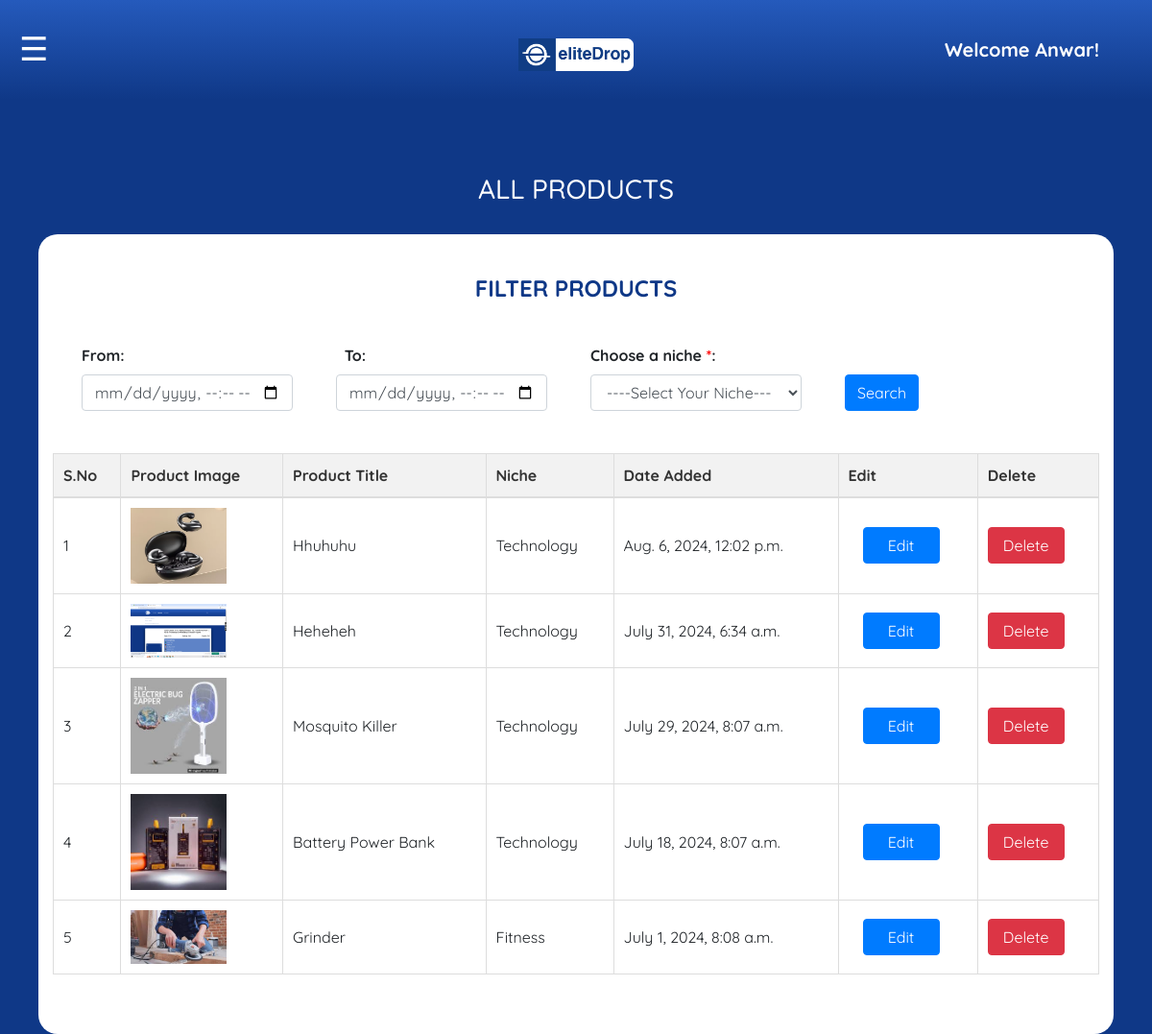
The page /all_products/ (signed in) on the database its author committed.
### base/models.py (models this page shows, shortened)
class Products(models.Model):
    product_image = models.ImageField(upload_to='images/', blank=True, null=True)
    title = models.CharField(max_length=300)
    description = models.TextField(blank=True, null=True)
    niche = models.ForeignKey(Niche, on_delete=models.CASCADE, null=True, blank=True)
    date_added = models.DateTimeField(auto_now_add=False)
    purchase_cost = models.IntegerField(default=0)
    selling_cost = models.IntegerField(default=0)
    profit = models.IntegerField(default=0)
    aliexpress_link = models.URLField(default = "www.elitedrops.net/no_link/")
    alibab_link = models.URLField(default = "www.elitedrops.net/no_link/")
    country = models.CharField(max_length=100)
    gender = models.CharField(max_length=100)
    age_range = models.CharField(max_length=100)
    audiance = models.CharField(max_length=100)
    intrests = models.CharField(max_length=100, blank=True, null=True)
    approximate_CPA = models.CharField(max_length=100)
    saturation = models.CharField(max_length=100)
    fb_ads = models.URLField(default = "www.elitedrops.net/no_link/")
    videos = models.URLField(default = "www.elitedrops.net/no_link/")
    stores_selling_it = models.URLField(default = "www.elitedrops.net/no_link/")

class Niche(models.Model):
    niche_name = models.CharField(max_length=100, blank=True, null=True)

### base/views.py (the view, shortened to what this page needs)
def all_products(request):
    products = Products.objects.all().order_by('-date_added')
    niche = Niche.objects.all()
    return render(request, 'all_products.html', {'products':products, 'niche':niche})

### base/templates/all_products.html (shortened to what this page needs)
<!DOCTYPE html>
{% load static %}
<html lang="en">
<head>
        <link rel="stylesheet" href="{% static 'css/owl.carousel.min.css' %}">
        <link rel="stylesheet" href="{% static 'css/bootstrap.min.css' %}">
        <link rel="stylesheet" href="{% static 'css/style.css' %}">
        <link rel="stylesheet" href="https://cdn.jsdelivr.net/gh/freeps2/a7rarpress@main/swiper-bundle.min.css">
</head>
<body style="background-color: #0f3887;">
    {% include 'header.html' %}
    {% if user.is_authenticated and user.is_staff %}
        <div class="container1">
            <div class="hamburger" id="hamburger">
                ☰
            </div>
            <div class="content" style="padding-top: 180px;">
                <div class="container ">
                    <h3 style="text-align: center; color: white;">ALL PRODUCTS</h3>
                    <div class="row reg_form mb-4 product_card" >
                        <div class="col-sm-12">
                            <h4 style="text-align: center; font-weight: bold; color: #0f3887;">FILTER PRODUCTS</h4 >
                        </div>
                    <br>
                    <br>
                    <br>
                    <div class="col-sm-12">
                        <form method="post">
                            <div class="row">
                                <div class="col-sm-3">                                <label for="start_date" class="sec_date "><strong>From: </strong></label>
                                    <input type="datetime-local" class="sec_date form-control date_filter input_date xyz"   id="start_date" style="width: 220px;" name="start_date">
                                </div>
                                <div class="col-sm-3">
                                    <label for="end_date" class=" sec_date">&nbsp; <strong>To: </strong></label>
                                    <input type="datetime-local" class="sec_date form-control date_filter input_date xyz"   id="end_date" style="width: 220px;" name="end_date">
                                    &nbsp;</div>
                                <div class="col-sm-3">
                                    <label for="niche" style="font-weight: bold;">Choose a niche <span style="color: red;">*</span>:</label>
                                    <select id="niche" class="form-control" style="width: 220px; " name="niche">
                                        <option value="Nil" class="form-control">----Select Your Niche---</option>
                                    </select>
                                </div>
                                <div class="col-sm-3">
                                    <input type="submit" class="btn btn-primary"  value="Search" style="margin-top: 32px;"></div>
                                </div>
                        </form>
                    </div>
                        {% if products|slice:":-1" %}
                        <table style="width: 100%; border-collapse: collapse; margin: 20px 0; font-size: 16px; text-align: left;">
                            <thead>
                                <tr style="background-color: #f2f2f2; color: #333; border-bottom: 2px solid #ddd;">
                                    <th style="padding: 10px; border: 1px solid #ddd;">S.No</th>
                                    <th style="padding: 10px; border: 1px solid #ddd;">Product Image</th>
                                    <th style="padding: 10px; border: 1px solid #ddd;">Product Title</th>
                                    <th style="padding: 10px; border: 1px solid #ddd;">Niche</th>
                                    <th style="padding: 10px; border: 1px solid #ddd;">Date Added</th>
                                    <th style="padding: 10px; border: 1px solid #ddd;">Edit</th>
                                    <th style="padding: 10px; border: 1px solid #ddd;">Delete</th>
                                </tr>
                            </thead>
                            <tbody>
                                {% for p in products %}
                                <tr>
                                    <td style="padding: 10px; border: 1px solid #ddd;">{{ forloop.counter }}</td>
                                    <td style="padding: 10px; border: 1px solid #ddd;">
                                        <img src="{{p.product_image.url}}" alt="Product Image" style="width: 100px; height: auto;">
                                    </td>
                                    <td style="padding: 10px; border: 1px solid #ddd;">{{ p.title }}</td>
                                    <td style="padding: 10px; border: 1px solid #ddd;">{{ p.niche.niche_name }}</td>
                                    <td style="padding: 10px; border: 1px solid #ddd;">{{ p.date_added }}</td>
                                    <td style="padding: 10px; border: 1px solid #ddd; "><a href="{% url 'edit_products' p.id %}" class="btn btn-primary" style="margin-left: 15px ; width: 80px; color: white; text-decoration: none;">Edit</a></td>
                                    <td style="padding: 10px; border: 1px solid #ddd;"><a href="{% url 'confirm_delete' p.id %}" class="btn btn-danger" style="width: 80px; color: white; text-decoration: none;">Delete</a></td>
                                </tr>
                                {% endfor %}
                            </tbody>
                        </table>
                        {% else %}
                        <div class="col-sm-12" style="display: flex; justify-content: center;">
                            <h5 style="text-align: center; color: red;">No Products Added Yet!</h5>
                        </div>
                        {% endif %}
                    </div>
                    </div>
                </div>
            </div>
    {% else %}
      <div class="container">
        <div class="row" style="height: 400px; display: flex; align-items: center; justify-content: center;">
            <h5 style="color: white;">You are can't access this page, because you are not Staff Member/Admin </h5>
        </div>
      </div>
    {% endif %}
</body>
</html>

### base/templates/header.html
<header role="banner" style="background-image: linear-gradient(to bottom, #255abc, #0f3887);">
    {% load static %}
    <nav>
      <div class="container">
        <div class="row">
            <div class="col-sm-4"></div>
            <div class="col-sm-4" style="display: flex; justify-content: center; padding-top: 10px;">
                <a  href="{% url 'dashboard' %}" >
                    <img src="{% static 'image/logo.webp' %}" alt="logo" style="width: 120px;">
                </a>
            </div>
            <div class="col-sm-4" style="display: flex; justify-content: end;">
                {%if user.is_authenticated %}
                    <h5 style="color: white; font-weight: bolder; padding-top: 10px;">Welcome {{request.user.username|capfirst }}!</h5>
                {%endif%}
            </div>
        </div>
      </div>
    </nav>
</header>

### base/static/css/style.css (style rules this page uses)
body { font-family: "Quicksand", -apple-system, BlinkMacSystemFont, "Segoe UI", Roboto, "Helvetica Neue", Arial, "Noto Sans", sans-serif, "Apple Color Emoji", "Segoe UI Emoji", "Segoe UI Symbol", "Noto Color Emoji"; background-color: #fff; position: relative; }
body:before { content: ""; position: absolute; top: 0; left: 0; right: 0; bottom: 0; background: rgba(0, 0, 0, 0.5); -webkit-transition: .3s all ease; -o-transition: .3s all ease; transition: .3s all ease; opacity: 0; visibility: hidden; z-index: 1; }
.row { padding: 0px !important; margin: 0px !important; }
a { -webkit-transition: .3s all ease; -o-transition: .3s all ease; transition: .3s all ease; }
a, a:hover { text-decoration: none !important; }
header { position: absolute; top: 0; left: 0; width: 100%; z-index: 5; padding: 0px 0; }
@media (min-width: 768px) { header { padding: 30px 0; } }
.product_card { background-color: white !important; padding: 42px 15px !important; border-radius: 20px !important; margin-top: 30px !important; }
.fb_targeting h4,h5,p { color: white ; }
table { width: inherit; border-collapse: collapse; margin-top: 20px; }
th { border-bottom: 2px solid rgb(173, 173, 173); }
th, td { padding: 8px; text-align: left; }

### base/templates/all_products.html (style rules this page uses)
.container1 { display: flex; height: 100vh; }
.hamburger { position: absolute; top: 25px; left: 20px; font-size: 34px; cursor: pointer; z-index: 1000; color: white; }
.content { flex: 1; padding: 20px; }

### rows shown on the page
Products: product_image (picture), title "Hhuhuhu", niche.niche_name "Technology", date_added "Aug. 6, 2024, 12:02 p.m."
Products: product_image (picture), title "Heheheh", niche.niche_name "Technology", date_added "July 31, 2024, 6:34 a.m."
Products: product_image (picture), title "Mosquito Killer", niche.niche_name "Technology", date_added "July 29, 2024, 8:07 a.m."
Products: product_image (picture), title "Battery Power Bank", niche.niche_name "Technology", date_added "July 18, 2024, 8:07 a.m."
Products: product_image (picture), title "Grinder", niche.niche_name "Fitness", date_added "July 1, 2024, 8:08 a.m."

### other values the page prints
{{ request.user.username|capfirst }} "Anwar"
